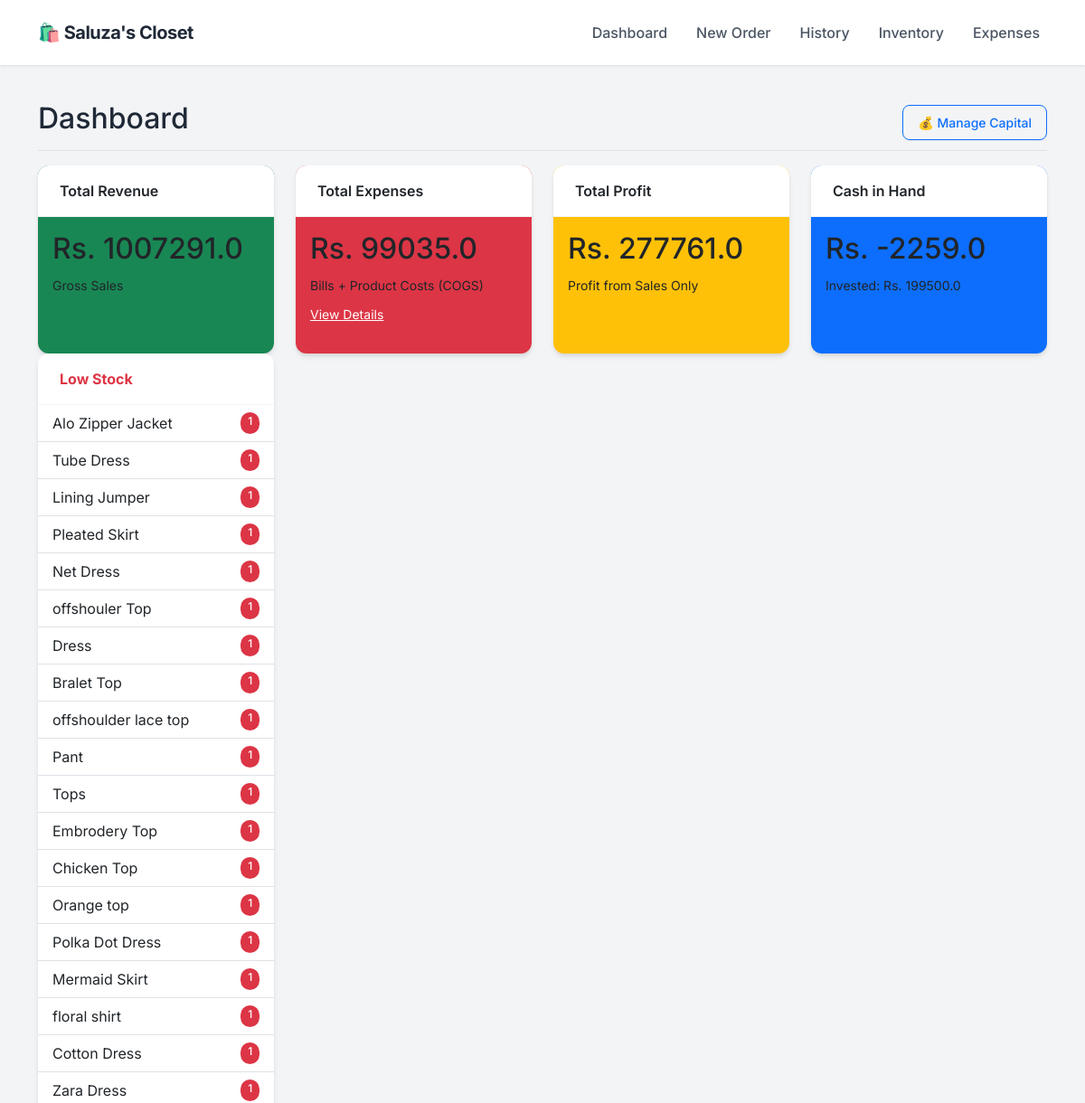
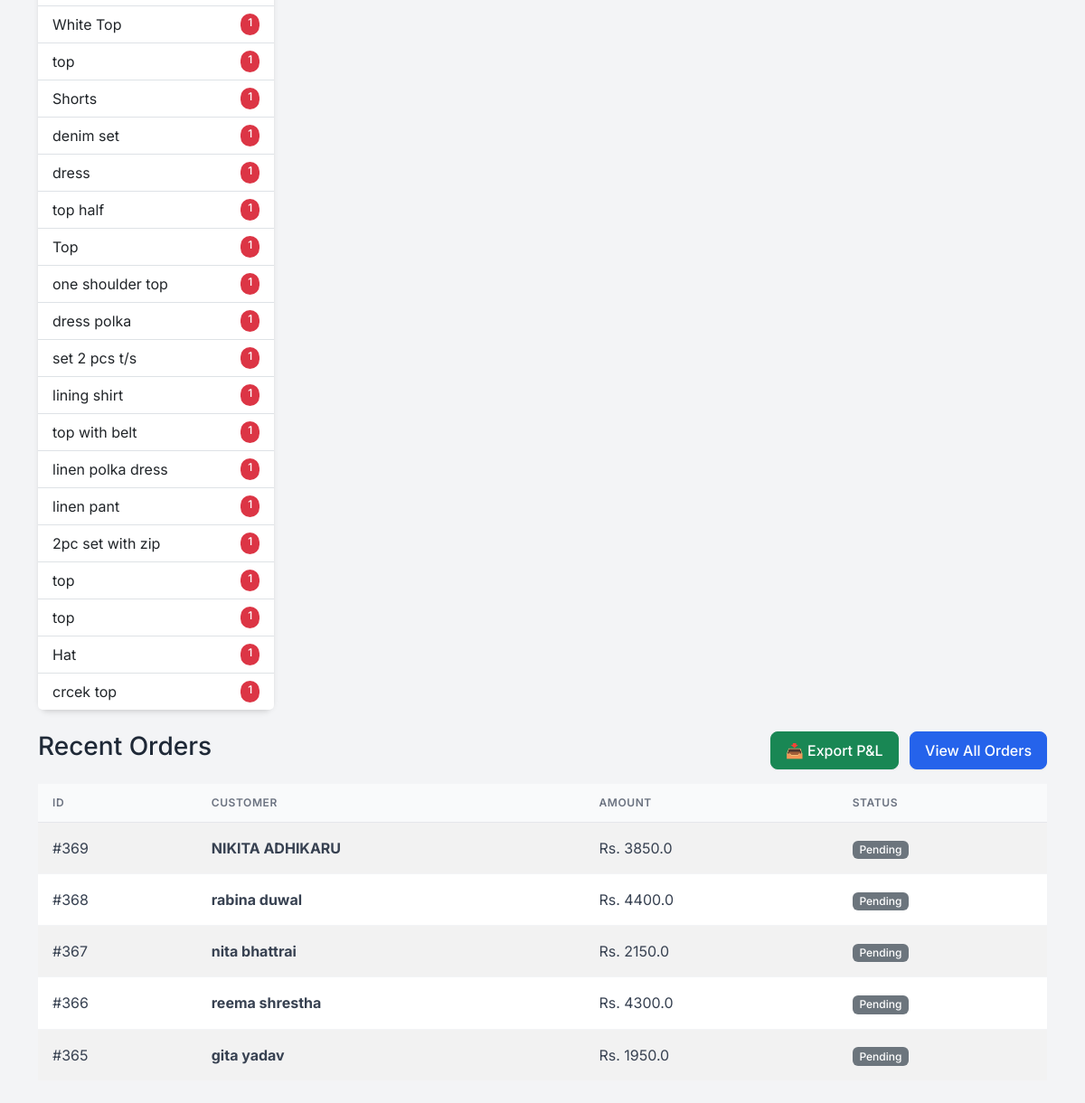
The page / on the database its author committed (2 pictures, top to bottom).
### app.py (models this page shows)
class Product(db.Model):
    id = db.Column(db.Integer, primary_key=True)
    sku = db.Column(db.String(50), unique=True, nullable=True)
    name = db.Column(db.String(100), nullable=False)
    size = db.Column(db.String(10), nullable=False)
    cost_price = db.Column(db.Float, default=0.0)
    price = db.Column(db.Float, nullable=False)
    stock = db.Column(db.Integer, default=0)
    image = db.Column(db.String(100), nullable=True)

class Order(db.Model):
    id = db.Column(db.Integer, primary_key=True)
    customer_name = db.Column(db.String(100), nullable=False)
    phone = db.Column(db.String(20), nullable=False)
    address = db.Column(db.String(200), nullable=True)
    date = db.Column(db.DateTime, default=datetime.utcnow)
    total_amount = db.Column(db.Float, default=0.0)
    profit = db.Column(db.Float, default=0.0)
    status = db.Column(db.String(20), default='Pending')
    items = db.relationship('OrderItem', backref='order', lazy=True)

### app.py (the view)
@app.route('/')
def dashboard():
    total_investment = db.session.query(db.func.sum(Investment.amount)).scalar() or 0
    total_sales = db.session.query(db.func.sum(Order.total_amount)).scalar() or 0
    manual_expenses = db.session.query(db.func.sum(Expense.amount)).scalar() or 0
    current_inventory_cost = 0
    products = Product.query.all()
    for p in products:
        current_inventory_cost += (p.stock * p.cost_price)
    gross_profit = db.session.query(db.func.sum(Order.profit)).scalar() or 0
    cost_of_sold_goods = total_sales - gross_profit
    total_product_spend = current_inventory_cost + cost_of_sold_goods
    cash_in_hand = (total_investment + total_sales) - (total_product_spend + manual_expenses)
    net_profit = gross_profit # As you requested previously (Sales Profit only)
    recent_orders = Order.query.order_by(Order.date.desc()).limit(5).all()
    low_stock = Product.query.filter(Product.stock < 2, Product.stock > 0).all()
    out_of_stock = Product.query.filter(Product.stock == 0).all()
    investments = Investment.query.order_by(Investment.date.desc()).all()
    return render_template('dashboard.html',
                           sales=total_sales,
                           gross_profit=gross_profit,
                           expenses=manual_expenses,
                           net_profit=net_profit,
                           cash_in_hand=cash_in_hand, # <--- NEW DATA
                           total_investment=total_investment, # <--- NEW DATA
                           orders=recent_orders,
                           investments=investments,
                           low_stock=low_stock,
                           out_of_stock=out_of_stock)

### templates/dashboard.html (shortened to what this page needs)
{% extends "layout.html" %}
{% block content %}
<div class="d-flex justify-content-between flex-wrap flex-md-nowrap align-items-center pt-3 pb-2 mb-3 border-bottom">
    <h1 class="h2">Dashboard</h1>
    <div class="btn-toolbar mb-2 mb-md-0">
        <button type="button" class="btn btn-sm btn-outline-primary" data-bs-toggle="modal" data-bs-target="#investmentHistoryModal">
    💰 Manage Capital
</button>
    </div>
</div>
<div class="row mb-4">
    <div class="col-md-3">
        <div class="card text-dark bg-success mb-3 h-100">
            <div class="card-header">Total Revenue</div>
            <div class="card-body">
                <h2 class="card-title">Rs. {{ sales }}</h2>
                <small>Gross Sales</small>
            </div>
        </div>
    </div>
    <div class="col-md-3">
        <div class="card text-dark bg-danger mb-3 h-100">
            <div class="card-header">Total Expenses</div>
            <div class="card-body">
                <h2 class="card-title">Rs. {{ expenses }}</h2>
                <small>Bills + Product Costs (COGS)</small> <div class="mt-2">
                    <a href="/expenses" class="text-white text-decoration-underline small">View Details</a>
                </div>
            </div>
        </div>
    </div>
    <div class="col-md-3">
        <div class="card text-dark bg-warning mb-3 h-100">
            <div class="card-header">Total Profit</div>
            <div class="card-body">
                <h2 class="card-title">Rs. {{ net_profit }}</h2>
                <small>Profit from Sales Only</small>
            </div>
        </div>
    </div>
    <div class="col-md-3">
        <div class="card text-dark bg-primary mb-3 h-100">
            <div class="card-header">Cash in Hand</div>
            <div class="card-body">
                <h2 class="card-title">Rs. {{ cash_in_hand }}</h2>
                <small>Invested: Rs. {{ total_investment }}</small>
            </div>
        </div>
    </div>
    <div class="col-md-3">
        <div class="card border-danger h-100">
            <div class="card-header bg-transparent text-danger fw-bold">Low Stock</div>
            <ul class="list-group list-group-flush list-group-sm">
                {% for item in low_stock %}
                <li class="list-group-item d-flex justify-content-between">
                    <span>{{ item.name }}</span>
                    <span class="badge bg-danger rounded-pill">{{ item.stock }}</span>
                </li>
                {% endfor %}
            </ul>
        </div>
    </div>
</div>
<div class="d-flex justify-content-between align-items-center mb-3">
    <h3>Recent Orders</h3>
    <div>
        <a href="/export_excel" class="btn btn-success me-2">📥 Export P&L</a>
        <a href="/orders" class="btn btn-primary">View All Orders</a>
    </div>
</div>
<table class="table table-striped bg-white align-middle">
    <thead>
        <tr>
            <th>ID</th>
            <th>Customer</th>
            <th>Amount</th>
            <th>Status</th>
        </tr>
    </thead>
    <tbody>
        {% for order in orders %}
        <tr>
            <td>#{{ order.id }}</td>
            <td><strong>{{ order.customer_name }}</strong></td>
            <td>Rs. {{ order.total_amount }}</td>
            <td><span class="badge bg-secondary">{{ order.status }}</span></td>
        </tr>
        {% endfor %}
    </tbody>
</table>
{% endblock %}

### templates/layout.html (style rules this page uses)
:root { --primary-color: #2563eb; --bg-color: #f3f4f6; --text-dark: #1f2937; --card-shadow: 0 4px 6px -1px rgba(0, 0, 0, 0.1), 0 2px 4px -1px rgba(0, 0, 0, 0.06); }
body { font-family: 'Inter', sans-serif; background-color: var(--bg-color); color: var(--text-dark); }
.card { border: none; border-radius: 12px; box-shadow: var(--card-shadow); background: #ffffff; transition: transform 0.2s; }
.card-header { background-color: #ffffff; border-bottom: 1px solid #f3f4f6; font-weight: 600; padding: 1rem 1.5rem; border-radius: 12px 12px 0 0 !important; }
.btn { border-radius: 8px; font-weight: 500; padding: 0.5rem 1rem; box-shadow: 0 1px 2px 0 rgba(0, 0, 0, 0.05); }
.btn-primary { background-color: var(--primary-color); border-color: var(--primary-color); }
.table { margin-bottom: 0; }
.table thead th { background-color: #f9fafb; color: #6b7280; font-size: 0.75rem; text-transform: uppercase; letter-spacing: 0.05em; font-weight: 600; border-bottom: 1px solid #e5e7eb; padding: 0.75rem 1rem; }
.table tbody td { padding: 1rem 1rem; vertical-align: middle; color: #374151; border-bottom: 1px solid #f3f4f6; }
.badge { padding: 0.35em 0.65em; font-weight: 500; border-radius: 6px; }

### rows shown on the page
Product: name "Alo Zipper Jacket", stock "1"
Product: name "Tube Dress", stock "1"
Product: name "Lining Jumper", stock "1"
Product: name "Pleated Skirt", stock "1"
Product: name "Net Dress", stock "1"
Product: name "offshouler Top", stock "1"
Product: name "Dress", stock "1"
Product: name "Bralet Top", stock "1"
Product: name "offshoulder lace top", stock "1"
Product: name "Pant", stock "1"
Product: name "Tops", stock "1"
Product: name "Embrodery Top", stock "1"
Product: name "Chicken Top", stock "1"
Product: name "Orange top", stock "1"
Product: name "Polka Dot Dress", stock "1"
Product: name "Mermaid Skirt", stock "1"
Product: name "floral shirt", stock "1"
Product: name "Cotton Dress", stock "1"
Product: name "Zara Dress", stock "1"
Product: name "White Top", stock "1"
Product: name "top", stock "1"
Product: name "Shorts", stock "1"
Product: name "denim set", stock "1"
Product: name "dress", stock "1"
Product: name "top half", stock "1"
Product: name "Top", stock "1"
Product: name "one shoulder top", stock "1"
Product: name "dress polka", stock "1"
Product: name "set 2 pcs t/s", stock "1"
Product: name "lining shirt", stock "1"
Product: name "top with belt", stock "1"
Product: name "linen polka dress", stock "1"
Product: name "linen pant", stock "1"
Product: name "2pc set with zip", stock "1"
Product: name "top", stock "1"
Product: name "top", stock "1"
Product: name "Hat", stock "1"
Product: name "crcek top", stock "1"
Order: id "369", customer_name "NIKITA ADHIKARU", total_amount "3850.0", status "Pending"
Order: id "368", customer_name "rabina duwal", total_amount "4400.0", status "Pending"
Order: id "367", customer_name "nita bhattrai", total_amount "2150.0", status "Pending"
Order: id "366", customer_name "reema shrestha", total_amount "4300.0", status "Pending"
Order: id "365", customer_name "gita yadav", total_amount "1950.0", status "Pending"

### other values the page prints
{{ sales }} "1007291.0"
{{ expenses }} "99035.0"
{{ net_profit }} "277761.0"
{{ cash_in_hand }} "-2259.0"
{{ total_investment }} "199500.0"
